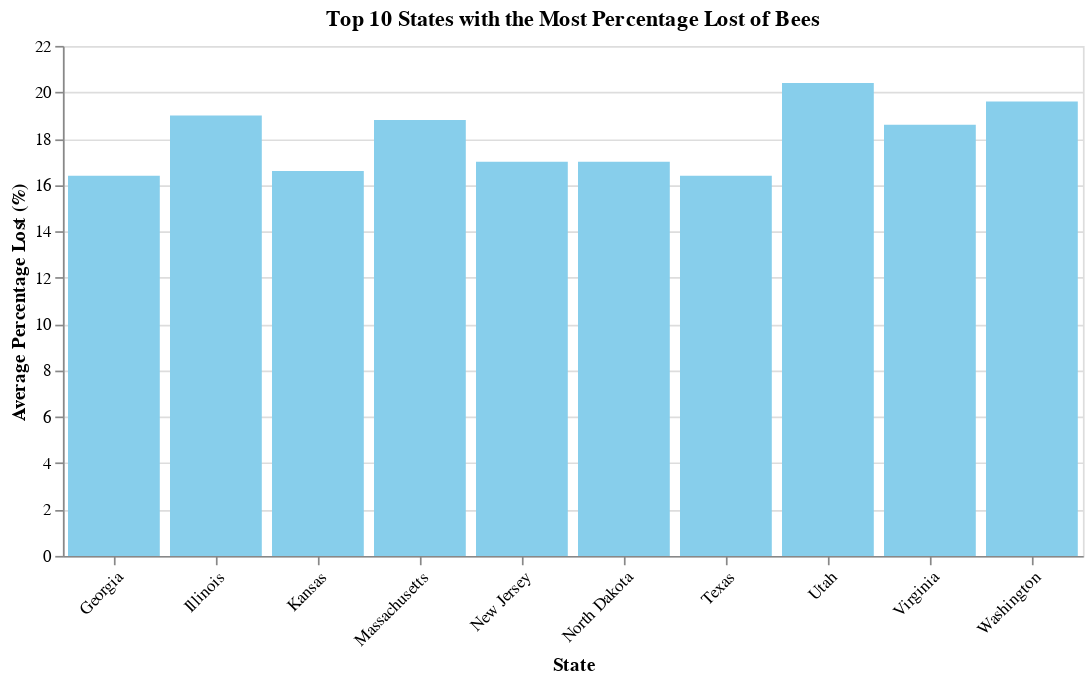

Notebook cell for this chart:
### Markdown cell above
## Top 10 states with the most percentage lost of Bees

### Code cell
# Query to retrieve top 10 states with the most percentage lost of bees
query = """
    SELECT State, AVG(PercentLost) AS AveragePercentLost
    FROM Bee
    GROUP BY State
    ORDER BY AveragePercentLost DESC
    FETCH FIRST 10 ROWS ONLY
"""

# Execute the query
cursor.execute(query)

# Fetch all rows
rows = cursor.fetchall()

# Extract data into separate lists for plotting
states = []
percent_lost = []

for row in rows:
    states.append(row[0])
    percent_lost.append(row[1])

# Make a dataframe for the plot
data = {"states": states,
        "percent_lost": percent_lost}

data = pd.DataFrame(data)

# Plot data using a bar chart
alt.Chart(data).mark_bar(color = "skyblue").encode(
    x = alt.X("states:N", title = 'State', axis=alt.Axis(labelAngle= -45)),
    y = alt.Y("percent_lost:Q", title = 'Average Percentage Lost (%)'),
    tooltip = [alt.Tooltip("states", title = "State"),
               alt.Tooltip("percent_lost", title = "Average Percentage Lost (%)", format='.2f')]
).properties(
    title = 'Top 10 States with the Most Percentage Lost of Bees',
    width = 600,
    height = 300
)

### Figure 1 — Vega-Lite specification as saved in the notebook (floating-point values rounded to 4 significant figures)
{"config": {"view": {"continuousWidth": 300, "continuousHeight": 300}}, "data": {"name": "data-70600d46b2a02e27d1cd3ab6dfa09453"}, "mark": {"type": "bar", "color": "skyblue"}, "encoding": {"tooltip": [{"field": "states", "title": "State", "type": "nominal"}, {"field": "percent_lost", "format": ".2f", "title": "Average Percentage Lost (%)", "type": "quantitative"}], "x": {"axis": {"labelAngle": -45}, "field": "states", "title": "State", "type": "nominal"}, "y": {"field": "percent_lost", "title": "Average Percentage Lost (%)", "type": "quantitative"}}, "height": 300, "title": "Top 10 States with the Most Percentage Lost of Bees", "width": 600, "$schema": "https://vega.github.io/schema/vega-lite/v5.16.3.json", "datasets": {"data-70600d46b2a02e27d1cd3ab6dfa09453": [{"states": "Utah", "percent_lost": 20.4}, {"states": "Washington", "percent_lost": 19.6}, {"states": "Illinois", "percent_lost": 19.0}, {"states": "Massachusetts", "percent_lost": 18.8}, {"states": "Virginia", "percent_lost": 18.6}, {"states": "North Dakota", "percent_lost": 17.0}, {"states": "New Jersey", "percent_lost": 17.0}, {"states": "Kansas", "percent_lost": 16.6}, {"states": "Georgia", "percent_lost": 16.4}, {"states": "Texas", "percent_lost": 16.4}]}}
